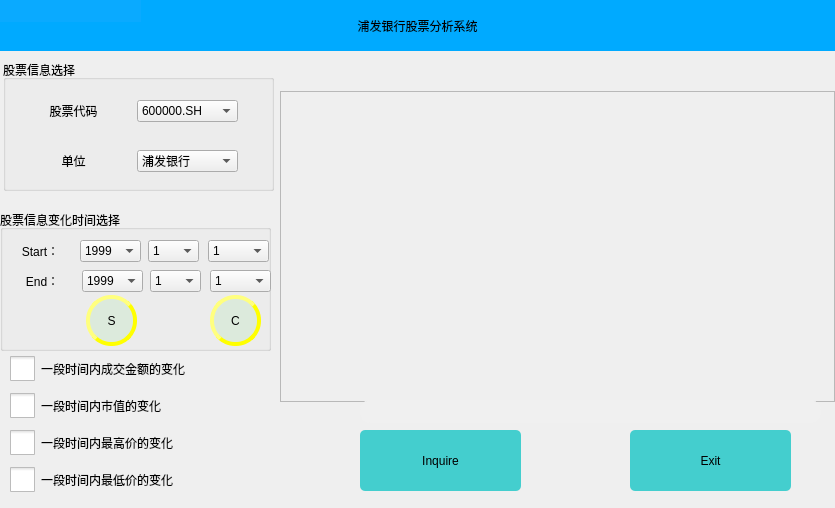
<?xml version="1.0" encoding="UTF-8"?>
<ui version="4.0">
 <class>Dialog</class>
 <widget class="QDialog" name="Dialog">
  <property name="geometry">
   <rect>
    <x>0</x>
    <y>0</y>
    <width>835</width>
    <height>508</height>
   </rect>
  </property>
  <property name="windowTitle">
   <string>Dialog</string>
  </property>
  <property name="windowOpacity">
   <double>0.900000000000000</double>
  </property>
  <property name="styleSheet">
   <string notr="true">QCheckBox{
	color: rgb(0, 0, 0);
	font: 14pt &quot;华文楷体&quot;;
}
QCheckBox::indicator{
    width: 25px;
    height: 25px;
}
QCheckBox::indicator:unchecked{
	
	border-image: url(:/Unchecked.png);
}
QCheckBox::indicator:checked{
	
	border-image: url(:/Check.png);
}
</string>
  </property>
  <widget class="QLabel" name="topLabel">
   <property name="geometry">
    <rect>
     <x>0</x>
     <y>0</y>
     <width>835</width>
     <height>51</height>
    </rect>
   </property>
   <property name="styleSheet">
    <string notr="true">background-color: rgb(0, 170, 255);
font: 20pt &quot;华文新魏&quot;;</string>
   </property>
   <property name="text">
    <string>浦发银行股票分析系统</string>
   </property>
   <property name="alignment">
    <set>Qt::AlignCenter</set>
   </property>
  </widget>
  <widget class="QFrame" name="frame">
   <property name="geometry">
    <rect>
     <x>280</x>
     <y>91</y>
     <width>555</width>
     <height>311</height>
    </rect>
   </property>
   <property name="styleSheet">
    <string notr="true"/>
   </property>
   <property name="frameShape">
    <enum>QFrame::StyledPanel</enum>
   </property>
   <property name="frameShadow">
    <enum>QFrame::Raised</enum>
   </property>
  </widget>
  <widget class="QGroupBox" name="groupBox">
   <property name="geometry">
    <rect>
     <x>3</x>
     <y>60</y>
     <width>271</width>
     <height>131</height>
    </rect>
   </property>
   <property name="styleSheet">
    <string notr="true">font: 11pt &quot;华文楷体&quot;;</string>
   </property>
   <property name="title">
    <string>股票信息选择</string>
   </property>
   <widget class="QComboBox" name="comboBox">
    <property name="geometry">
     <rect>
      <x>134</x>
      <y>40</y>
      <width>101</width>
      <height>22</height>
     </rect>
    </property>
    <item>
     <property name="text">
      <string>600000.SH</string>
     </property>
    </item>
   </widget>
   <widget class="QComboBox" name="comboBox_2">
    <property name="geometry">
     <rect>
      <x>134</x>
      <y>90</y>
      <width>101</width>
      <height>22</height>
     </rect>
    </property>
    <item>
     <property name="text">
      <string>浦发银行</string>
     </property>
    </item>
   </widget>
   <widget class="QLabel" name="label">
    <property name="geometry">
     <rect>
      <x>20</x>
      <y>40</y>
      <width>101</width>
      <height>22</height>
     </rect>
    </property>
    <property name="text">
     <string>股票代码</string>
    </property>
    <property name="alignment">
     <set>Qt::AlignCenter</set>
    </property>
   </widget>
   <widget class="QLabel" name="label_2">
    <property name="geometry">
     <rect>
      <x>20</x>
      <y>90</y>
      <width>101</width>
      <height>22</height>
     </rect>
    </property>
    <property name="text">
     <string>单位</string>
    </property>
    <property name="alignment">
     <set>Qt::AlignCenter</set>
    </property>
   </widget>
  </widget>
  <widget class="QGroupBox" name="groupBox_2">
   <property name="geometry">
    <rect>
     <x>0</x>
     <y>210</y>
     <width>271</width>
     <height>141</height>
    </rect>
   </property>
   <property name="styleSheet">
    <string notr="true">font: 11pt &quot;华文楷体&quot;;</string>
   </property>
   <property name="title">
    <string>股票信息变化时间选择</string>
   </property>
   <widget class="QComboBox" name="up_month_combox">
    <property name="geometry">
     <rect>
      <x>148</x>
      <y>30</y>
      <width>51</width>
      <height>22</height>
     </rect>
    </property>
    <item>
     <property name="text">
      <string>1</string>
     </property>
    </item>
    <item>
     <property name="text">
      <string>2</string>
     </property>
    </item>
    <item>
     <property name="text">
      <string>3</string>
     </property>
    </item>
    <item>
     <property name="text">
      <string>4</string>
     </property>
    </item>
    <item>
     <property name="text">
      <string>5</string>
     </property>
    </item>
    <item>
     <property name="text">
      <string>6</string>
     </property>
    </item>
    <item>
     <property name="text">
      <string>7</string>
     </property>
    </item>
    <item>
     <property name="text">
      <string>8</string>
     </property>
    </item>
    <item>
     <property name="text">
      <string>9</string>
     </property>
    </item>
    <item>
     <property name="text">
      <string>10</string>
     </property>
    </item>
    <item>
     <property name="text">
      <string>11</string>
     </property>
    </item>
    <item>
     <property name="text">
      <string>12</string>
     </property>
    </item>
   </widget>
   <widget class="QComboBox" name="up_year_combox">
    <property name="geometry">
     <rect>
      <x>80</x>
      <y>30</y>
      <width>61</width>
      <height>22</height>
     </rect>
    </property>
    <item>
     <property name="text">
      <string>1999</string>
     </property>
    </item>
    <item>
     <property name="text">
      <string>2000</string>
     </property>
    </item>
    <item>
     <property name="text">
      <string>2001</string>
     </property>
    </item>
    <item>
     <property name="text">
      <string>2002</string>
     </property>
    </item>
    <item>
     <property name="text">
      <string>2003</string>
     </property>
    </item>
    <item>
     <property name="text">
      <string>2004</string>
     </property>
    </item>
    <item>
     <property name="text">
      <string>2005</string>
     </property>
    </item>
    <item>
     <property name="text">
      <string>2006</string>
     </property>
    </item>
    <item>
     <property name="text">
      <string>2007</string>
     </property>
    </item>
    <item>
     <property name="text">
      <string>2008</string>
     </property>
    </item>
    <item>
     <property name="text">
      <string>2009</string>
     </property>
    </item>
    <item>
     <property name="text">
      <string>2010</string>
     </property>
    </item>
    <item>
     <property name="text">
      <string>2011</string>
     </property>
    </item>
    <item>
     <property name="text">
      <string>2012</string>
     </property>
    </item>
    <item>
     <property name="text">
      <string>2013</string>
     </property>
    </item>
    <item>
     <property name="text">
      <string>2014</string>
     </property>
    </item>
    <item>
     <property name="text">
      <string>2015</string>
     </property>
    </item>
    <item>
     <property name="text">
      <string>2016</string>
     </property>
    </item>
   </widget>
   <widget class="QComboBox" name="up_day_combox">
    <property name="geometry">
     <rect>
      <x>208</x>
      <y>30</y>
      <width>61</width>
      <height>22</height>
     </rect>
    </property>
    <item>
     <property name="text">
      <string>1</string>
     </property>
    </item>
    <item>
     <property name="text">
      <string>2</string>
     </property>
    </item>
    <item>
     <property name="text">
      <string>3</string>
     </property>
    </item>
    <item>
     <property name="text">
      <string>4</string>
     </property>
    </item>
    <item>
     <property name="text">
      <string>5</string>
     </property>
    </item>
    <item>
     <property name="text">
      <string>6</string>
     </property>
    </item>
    <item>
     <property name="text">
      <string>7</string>
     </property>
    </item>
    <item>
     <property name="text">
      <string>8</string>
     </property>
    </item>
    <item>
     <property name="text">
      <string>9</string>
     </property>
    </item>
    <item>
     <property name="text">
      <string>10</string>
     </property>
    </item>
    <item>
     <property name="text">
      <string>11</string>
     </property>
    </item>
    <item>
     <property name="text">
      <string>12</string>
     </property>
    </item>
    <item>
     <property name="text">
      <string>13</string>
     </property>
    </item>
    <item>
     <property name="text">
      <string>14</string>
     </property>
    </item>
    <item>
     <property name="text">
      <string>15</string>
     </property>
    </item>
    <item>
     <property name="text">
      <string>16</string>
     </property>
    </item>
    <item>
     <property name="text">
      <string>17</string>
     </property>
    </item>
    <item>
     <property name="text">
      <string>18</string>
     </property>
    </item>
    <item>
     <property name="text">
      <string>19</string>
     </property>
    </item>
    <item>
     <property name="text">
      <string>20</string>
     </property>
    </item>
    <item>
     <property name="text">
      <string>21</string>
     </property>
    </item>
    <item>
     <property name="text">
      <string>22</string>
     </property>
    </item>
    <item>
     <property name="text">
      <string>23</string>
     </property>
    </item>
    <item>
     <property name="text">
      <string>24</string>
     </property>
    </item>
    <item>
     <property name="text">
      <string>25</string>
     </property>
    </item>
    <item>
     <property name="text">
      <string>26</string>
     </property>
    </item>
    <item>
     <property name="text">
      <string>27</string>
     </property>
    </item>
    <item>
     <property name="text">
      <string>28</string>
     </property>
    </item>
    <item>
     <property name="text">
      <string>29</string>
     </property>
    </item>
    <item>
     <property name="text">
      <string>30</string>
     </property>
    </item>
    <item>
     <property name="text">
      <string>31</string>
     </property>
    </item>
   </widget>
   <widget class="QLabel" name="startLabel">
    <property name="geometry">
     <rect>
      <x>10</x>
      <y>20</y>
      <width>61</width>
      <height>41</height>
     </rect>
    </property>
    <property name="text">
     <string>Start：</string>
    </property>
    <property name="alignment">
     <set>Qt::AlignCenter</set>
    </property>
   </widget>
   <widget class="QLabel" name="endLabel">
    <property name="geometry">
     <rect>
      <x>12</x>
      <y>50</y>
      <width>61</width>
      <height>41</height>
     </rect>
    </property>
    <property name="text">
     <string>End：</string>
    </property>
    <property name="alignment">
     <set>Qt::AlignCenter</set>
    </property>
   </widget>
   <widget class="QComboBox" name="down_month_combox">
    <property name="geometry">
     <rect>
      <x>150</x>
      <y>60</y>
      <width>51</width>
      <height>22</height>
     </rect>
    </property>
    <item>
     <property name="text">
      <string>1</string>
     </property>
    </item>
    <item>
     <property name="text">
      <string>2</string>
     </property>
    </item>
    <item>
     <property name="text">
      <string>3</string>
     </property>
    </item>
    <item>
     <property name="text">
      <string>4</string>
     </property>
    </item>
    <item>
     <property name="text">
      <string>5</string>
     </property>
    </item>
    <item>
     <property name="text">
      <string>6</string>
     </property>
    </item>
    <item>
     <property name="text">
      <string>7</string>
     </property>
    </item>
    <item>
     <property name="text">
      <string>8</string>
     </property>
    </item>
    <item>
     <property name="text">
      <string>9</string>
     </property>
    </item>
    <item>
     <property name="text">
      <string>10</string>
     </property>
    </item>
    <item>
     <property name="text">
      <string>11</string>
     </property>
    </item>
    <item>
     <property name="text">
      <string>12</string>
     </property>
    </item>
   </widget>
   <widget class="QComboBox" name="down_day_combox">
    <property name="geometry">
     <rect>
      <x>210</x>
      <y>60</y>
      <width>61</width>
      <height>22</height>
     </rect>
    </property>
    <item>
     <property name="text">
      <string>1</string>
     </property>
    </item>
    <item>
     <property name="text">
      <string>2</string>
     </property>
    </item>
    <item>
     <property name="text">
      <string>3</string>
     </property>
    </item>
    <item>
     <property name="text">
      <string>4</string>
     </property>
    </item>
    <item>
     <property name="text">
      <string>5</string>
     </property>
    </item>
    <item>
     <property name="text">
      <string>6</string>
     </property>
    </item>
    <item>
     <property name="text">
      <string>7</string>
     </property>
    </item>
    <item>
     <property name="text">
      <string>8</string>
     </property>
    </item>
    <item>
     <property name="text">
      <string>9</string>
     </property>
    </item>
    <item>
     <property name="text">
      <string>10</string>
     </property>
    </item>
    <item>
     <property name="text">
      <string>11</string>
     </property>
    </item>
    <item>
     <property name="text">
      <string>12</string>
     </property>
    </item>
    <item>
     <property name="text">
      <string>13</string>
     </property>
    </item>
    <item>
     <property name="text">
      <string>14</string>
     </property>
    </item>
    <item>
     <property name="text">
      <string>15</string>
     </property>
    </item>
    <item>
     <property name="text">
      <string>16</string>
     </property>
    </item>
    <item>
     <property name="text">
      <string>17</string>
     </property>
    </item>
    <item>
     <property name="text">
      <string>18</string>
     </property>
    </item>
    <item>
     <property name="text">
      <string>19</string>
     </property>
    </item>
    <item>
     <property name="text">
      <string>20</string>
     </property>
    </item>
    <item>
     <property name="text">
      <string>21</string>
     </property>
    </item>
    <item>
     <property name="text">
      <string>22</string>
     </property>
    </item>
    <item>
     <property name="text">
      <string>23</string>
     </property>
    </item>
    <item>
     <property name="text">
      <string>24</string>
     </property>
    </item>
    <item>
     <property name="text">
      <string>25</string>
     </property>
    </item>
    <item>
     <property name="text">
      <string>26</string>
     </property>
    </item>
    <item>
     <property name="text">
      <string>27</string>
     </property>
    </item>
    <item>
     <property name="text">
      <string>28</string>
     </property>
    </item>
    <item>
     <property name="text">
      <string>29</string>
     </property>
    </item>
    <item>
     <property name="text">
      <string>30</string>
     </property>
    </item>
    <item>
     <property name="text">
      <string>31</string>
     </property>
    </item>
   </widget>
   <widget class="QComboBox" name="down_year_combox">
    <property name="geometry">
     <rect>
      <x>82</x>
      <y>60</y>
      <width>61</width>
      <height>22</height>
     </rect>
    </property>
    <item>
     <property name="text">
      <string>1999</string>
     </property>
    </item>
    <item>
     <property name="text">
      <string>2000</string>
     </property>
    </item>
    <item>
     <property name="text">
      <string>2001</string>
     </property>
    </item>
    <item>
     <property name="text">
      <string>2002</string>
     </property>
    </item>
    <item>
     <property name="text">
      <string>2003</string>
     </property>
    </item>
    <item>
     <property name="text">
      <string>2004</string>
     </property>
    </item>
    <item>
     <property name="text">
      <string>2005</string>
     </property>
    </item>
    <item>
     <property name="text">
      <string>2006</string>
     </property>
    </item>
    <item>
     <property name="text">
      <string>2007</string>
     </property>
    </item>
    <item>
     <property name="text">
      <string>2008</string>
     </property>
    </item>
    <item>
     <property name="text">
      <string>2009</string>
     </property>
    </item>
    <item>
     <property name="text">
      <string>2010</string>
     </property>
    </item>
    <item>
     <property name="text">
      <string>2011</string>
     </property>
    </item>
    <item>
     <property name="text">
      <string>2012</string>
     </property>
    </item>
    <item>
     <property name="text">
      <string>2013</string>
     </property>
    </item>
    <item>
     <property name="text">
      <string>2014</string>
     </property>
    </item>
    <item>
     <property name="text">
      <string>2015</string>
     </property>
    </item>
    <item>
     <property name="text">
      <string>2016</string>
     </property>
    </item>
   </widget>
   <widget class="QPushButton" name="commitBtn">
    <property name="geometry">
     <rect>
      <x>86</x>
      <y>85</y>
      <width>51</width>
      <height>51</height>
     </rect>
    </property>
    <property name="toolTip">
     <string>&lt;html&gt;&lt;head/&gt;&lt;body&gt;&lt;p&gt;&lt;span style=&quot; font-size:14pt;&quot;&gt;To commit the date&lt;/span&gt;&lt;/p&gt;&lt;/body&gt;&lt;/html&gt;</string>
    </property>
    <property name="whatsThis">
     <string>&lt;html&gt;&lt;head/&gt;&lt;body&gt;&lt;p&gt;&lt;br/&gt;&lt;/p&gt;&lt;/body&gt;&lt;/html&gt;</string>
    </property>
    <property name="styleSheet">
     <string notr="true">#commitBtn{
	background-color:rgba(100,225,100,30); 
	border-style:outset;                
	border-width:4px;                   
	border-radius:25px;                 
	border-color:rgba(255,255,0,1);                              
	padding:10px;
}

#commitBtn:hover{
	background-color: rgb(68, 204, 204);
}

#commitBtn:pressed{
	background-color: rgb(170, 255, 255);
}

#commitBtn:disabled{
	border-color: rgb(111, 111, 111);   
	color: rgb(111, 111, 111);
}</string>
    </property>
    <property name="text">
     <string>S</string>
    </property>
   </widget>
   <widget class="QPushButton" name="changeBtn">
    <property name="geometry">
     <rect>
      <x>210</x>
      <y>85</y>
      <width>51</width>
      <height>51</height>
     </rect>
    </property>
    <property name="toolTip">
     <string>&lt;html&gt;&lt;head/&gt;&lt;body&gt;&lt;p&gt;&lt;span style=&quot; font-size:14pt;&quot;&gt;To change the date&lt;/span&gt;&lt;/p&gt;&lt;/body&gt;&lt;/html&gt;</string>
    </property>
    <property name="styleSheet">
     <string notr="true">#changeBtn{
	background-color:rgba(100,225,100,30); 
	border-style:outset;                
	border-width:4px;                   
	border-radius:25px;                 
	border-color:rgba(255,255,0,1);                              
	padding:10px;
}

#changeBtn:hover{
	background-color: rgb(68, 204, 204);
}

#changeBtn:pressed{
	background-color: rgb(170, 255, 255);
}

#changeBtn:disabled{
	border-color: rgb(111, 111, 111);   
	color: rgb(111, 111, 111);
}
</string>
    </property>
    <property name="text">
     <string>C</string>
    </property>
   </widget>
  </widget>
  <widget class="QPushButton" name="inquireBtn">
   <property name="geometry">
    <rect>
     <x>360</x>
     <y>430</y>
     <width>161</width>
     <height>61</height>
    </rect>
   </property>
   <property name="styleSheet">
    <string notr="true">#inquireBtn{
	font: 16pt &quot;华文楷体&quot;;	
	background-color: rgb(68, 206, 206);
	border-width:2px;
	border-radius:5px;
}

#inquireBtn:hover{
	
	background-color: rgb(55, 165, 165);
}

#inquireBtn:pressed{
	
	background-color: rgb(82, 248, 248);
}</string>
   </property>
   <property name="text">
    <string>Inquire</string>
   </property>
  </widget>
  <widget class="QPushButton" name="exitBtn">
   <property name="geometry">
    <rect>
     <x>630</x>
     <y>430</y>
     <width>161</width>
     <height>61</height>
    </rect>
   </property>
   <property name="styleSheet">
    <string notr="true">#exitBtn{
	font: 16pt &quot;华文楷体&quot;;	
	background-color: rgb(68, 206, 206);
	border-width:2px;
	border-radius:5px;
}

#exitBtn:hover{
	
	background-color: rgb(55, 165, 165);
}

#exitBtn:pressed{
	
	background-color: rgb(82, 248, 248);
}</string>
   </property>
   <property name="text">
    <string>Exit</string>
   </property>
  </widget>
  <widget class="QWidget" name="layoutWidget">
   <property name="geometry">
    <rect>
     <x>10</x>
     <y>350</y>
     <width>271</width>
     <height>151</height>
    </rect>
   </property>
   <layout class="QVBoxLayout" name="verticalLayout">
    <item>
     <widget class="QCheckBox" name="tradingVolumeCheckBox">
      <property name="text">
       <string>一段时间内成交金额的变化</string>
      </property>
      <attribute name="buttonGroup">
       <string notr="true">checkBoxGroup</string>
      </attribute>
     </widget>
    </item>
    <item>
     <widget class="QCheckBox" name="marketMoneyCheckBox">
      <property name="text">
       <string>一段时间内市值的变化</string>
      </property>
      <attribute name="buttonGroup">
       <string notr="true">checkBoxGroup</string>
      </attribute>
     </widget>
    </item>
    <item>
     <widget class="QCheckBox" name="topValueCheckBox">
      <property name="text">
       <string>一段时间内最高价的变化</string>
      </property>
      <attribute name="buttonGroup">
       <string notr="true">checkBoxGroup</string>
      </attribute>
     </widget>
    </item>
    <item>
     <widget class="QCheckBox" name="minValueCheckBox">
      <property name="text">
       <string>一段时间内最低价的变化</string>
      </property>
      <attribute name="buttonGroup">
       <string notr="true">checkBoxGroup</string>
      </attribute>
     </widget>
    </item>
   </layout>
  </widget>
  <widget class="QProgressBar" name="progressBar">
   <property name="enabled">
    <bool>false</bool>
   </property>
   <property name="geometry">
    <rect>
     <x>360</x>
     <y>400</y>
     <width>461</width>
     <height>23</height>
    </rect>
   </property>
   <property name="styleSheet">
    <string notr="true">QProgressBar{
	font: 11pt &quot;华文楷体&quot;;
	color: rgb(0, 0, 0);
	border:1px solid black;
	height:30;
	background:white;
	text-align:center;
	border-radius:10px;
}


QProgressBar::chunk{
	border-radius:10px;
	background:qlineargradient(spread:pad,x1:0,y1:0,x2:1,y2:0,stop:0 red,stop:1 blue);
}

QProgressBar:disabled{
	color:rgb(240,240,240);
	background-color:rgb(240,240,240);
	border-color:rgb(240,240,240);
}
</string>
   </property>
   <property name="value">
    <number>0</number>
   </property>
   <property name="alignment">
    <set>Qt::AlignCenter</set>
   </property>
  </widget>
  <widget class="QComboBox" name="toolsCombox">
   <property name="enabled">
    <bool>false</bool>
   </property>
   <property name="geometry">
    <rect>
     <x>0</x>
     <y>0</y>
     <width>141</width>
     <height>22</height>
    </rect>
   </property>
   <property name="styleSheet">
    <string notr="true">QComboBox{
	background-color: rgb(10, 170, 255);
	font: 11pt &quot;华文楷体&quot;;
	border:none;
}

*:focus{
    outline:none
}

QComboBox::drop-down:disabled{
	background-color: rgba(10, 170, 255,0);
}</string>
   </property>
   <property name="currentText">
    <string/>
   </property>
   <property name="currentIndex">
    <number>-1</number>
   </property>
   <property name="iconSize">
    <size>
     <width>20</width>
     <height>20</height>
    </size>
   </property>
   <item>
    <property name="text">
     <string>查询某天的数据</string>
    </property>
    <property name="icon">
     <iconset resource="../resources/myIcons.qrc">
      <normaloff>:/quire.png</normaloff>:/quire.png</iconset>
    </property>
   </item>
   <item>
    <property name="text">
     <string>计算上证指数</string>
    </property>
    <property name="icon">
     <iconset resource="../resources/myIcons.qrc">
      <normaloff>:/calculate.png</normaloff>:/calculate.png</iconset>
    </property>
   </item>
  </widget>
  <widget class="QLabel" name="showLabel">
   <property name="geometry">
    <rect>
     <x>280</x>
     <y>50</y>
     <width>555</width>
     <height>41</height>
    </rect>
   </property>
   <property name="styleSheet">
    <string notr="true">font: 16pt &quot;华文楷体&quot;;
color: rgb(0, 186, 186);</string>
   </property>
   <property name="text">
    <string/>
   </property>
   <property name="alignment">
    <set>Qt::AlignCenter</set>
   </property>
  </widget>
 </widget>
 <resources>
  <include location="../resources/myIcons.qrc"/>
 </resources>
 <connections>
  <connection>
   <sender>inquireBtn</sender>
   <signal>clicked()</signal>
   <receiver>Dialog</receiver>
   <slot>inquire()</slot>
   <hints>
    <hint type="sourcelabel">
     <x>407</x>
     <y>443</y>
    </hint>
    <hint type="destinationlabel">
     <x>282</x>
     <y>436</y>
    </hint>
   </hints>
  </connection>
  <connection>
   <sender>exitBtn</sender>
   <signal>clicked()</signal>
   <receiver>Dialog</receiver>
   <slot>closeWindow()</slot>
   <hints>
    <hint type="sourcelabel">
     <x>643</x>
     <y>449</y>
    </hint>
    <hint type="destinationlabel">
     <x>575</x>
     <y>439</y>
    </hint>
   </hints>
  </connection>
  <connection>
   <sender>commitBtn</sender>
   <signal>clicked()</signal>
   <receiver>Dialog</receiver>
   <slot>checkBoxCommit()</slot>
   <hints>
    <hint type="sourcelabel">
     <x>102</x>
     <y>330</y>
    </hint>
    <hint type="destinationlabel">
     <x>264</x>
     <y>391</y>
    </hint>
   </hints>
  </connection>
  <connection>
   <sender>changeBtn</sender>
   <signal>clicked()</signal>
   <receiver>Dialog</receiver>
   <slot>checkBoxChanged()</slot>
   <hints>
    <hint type="sourcelabel">
     <x>247</x>
     <y>336</y>
    </hint>
    <hint type="destinationlabel">
     <x>305</x>
     <y>431</y>
    </hint>
   </hints>
  </connection>
  <connection>
   <sender>toolsCombox</sender>
   <signal>currentIndexChanged(int)</signal>
   <receiver>Dialog</receiver>
   <slot>executeFun(int)</slot>
   <hints>
    <hint type="sourcelabel">
     <x>100</x>
     <y>10</y>
    </hint>
    <hint type="destinationlabel">
     <x>179</x>
     <y>58</y>
    </hint>
   </hints>
  </connection>
 </connections>
 <slots>
  <slot>inquire()</slot>
  <slot>closeWindow()</slot>
  <slot>checkBoxChanged()</slot>
  <slot>checkBoxCommit()</slot>
  <slot>executeFun(int)</slot>
 </slots>
 <buttongroups>
  <buttongroup name="checkBoxGroup"/>
 </buttongroups>
</ui>
